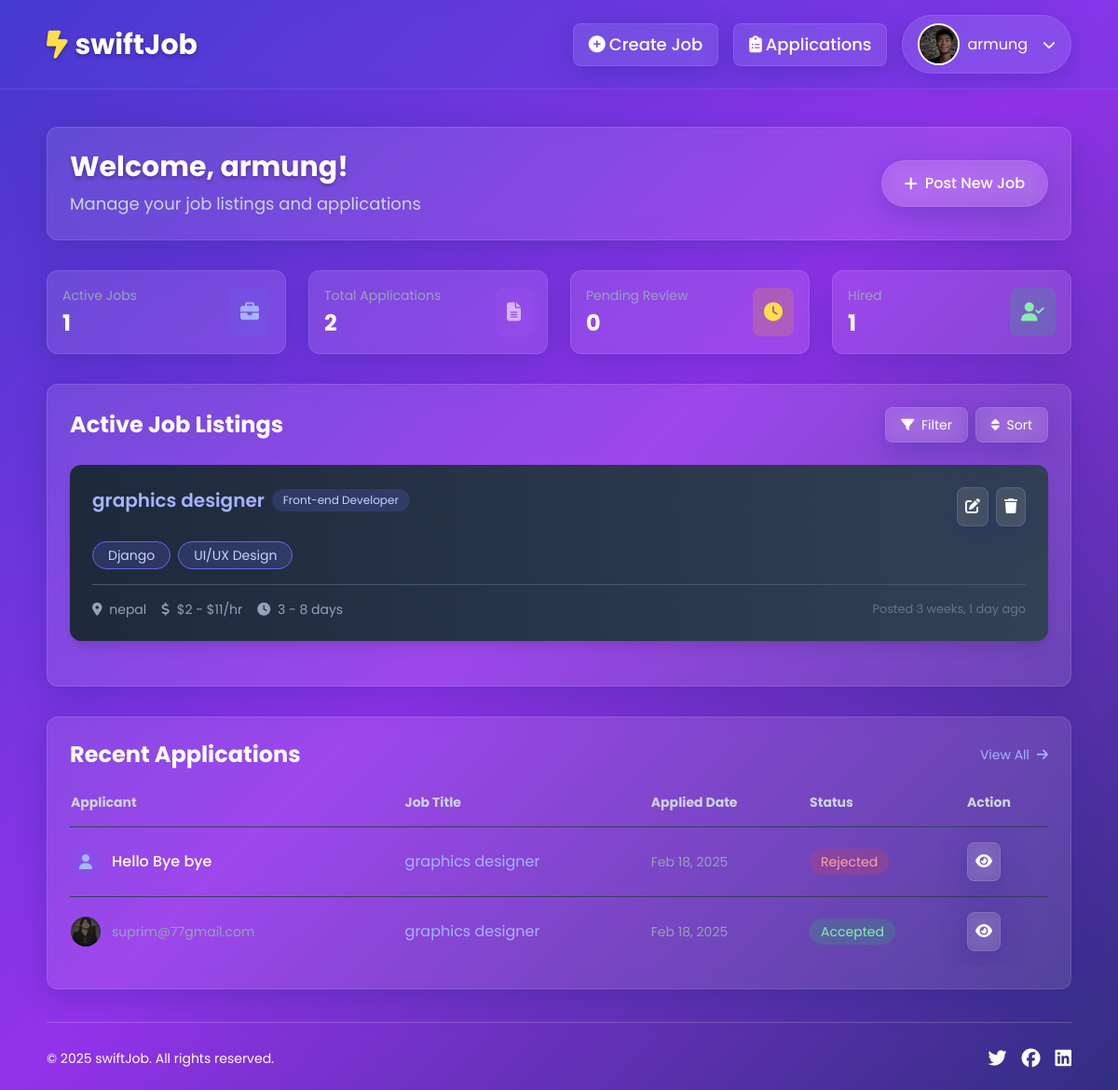
The page /job/creator-dashboard/ (signed in) on the database as committed earlier.
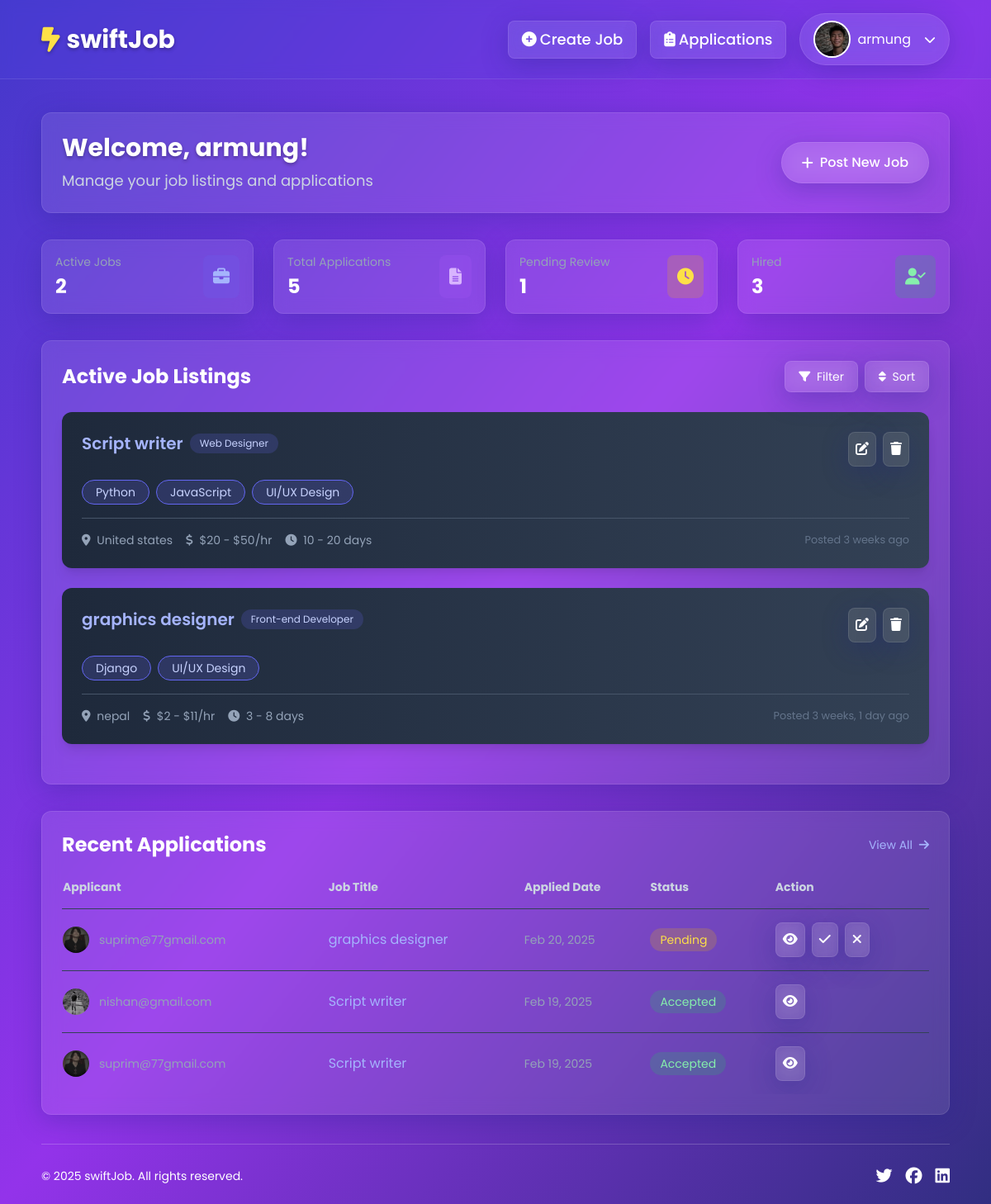
The same page on the database as committed later.
### job/models.py (models this page shows, shortened)
class JobCreation(models.Model):
    job_creator = models.ForeignKey(User, on_delete=models.CASCADE)
    job_title = models.CharField(max_length=200)
    category = models.ForeignKey(Category, on_delete=models.CASCADE)
    job_description = models.TextField()
    min_price = models.IntegerField(validators=[MinValueValidator(0)],default=0)
    max_price = models.IntegerField(validators=[MinValueValidator(0)])
    min_time = models.IntegerField(validators=[MinValueValidator(0)])
    max_time = models.IntegerField(validators=[MinValueValidator(0)])
    location = models.CharField(max_length=50,null=True,blank=True)
    required_skills = models.ManyToManyField(Skill)
    experience = models.ForeignKey(Experience, on_delete=models.SET_NULL,null=True,blank=True)
    created_at = models.DateTimeField(auto_now_add=True)
    slug = models.SlugField(unique=True,null=True,blank=True)
    def __str__(self):
        return f'{self.job_creator.username} - {self.job_title}'

class Category(models.Model):
    name = models.CharField(max_length=50)
    slug = models.SlugField(unique=True, max_length=200, null=True, blank=True)
    def __str__(self):
        return self.name

class Skill(models.Model):
    name = models.CharField(max_length=200)
    slug = models.SlugField(unique=True,null=True,blank=True)
    def __str__(self):
        return self.name

### application/models.py (models this page shows, shortened)
class Apply(models.Model):
    STATUS_CHOICES = [
        ('in_progress', 'In Progress'),
        ('accepted', 'Accepted'),
        ('rejected', 'Rejected')
    ]
    job = models.ForeignKey(JobCreation, on_delete=models.CASCADE)
    applicant = models.ForeignKey(User,on_delete=models.CASCADE)
    cover_letter = models.TextField()
    resume = models.FileField(upload_to='resume/',null=True,blank=True)
    date_applied = models.DateTimeField(auto_now_add=True)
    status = models.CharField(max_length=20, choices=STATUS_CHOICES, default='in_progress')

### accounts/models.py (models this page shows, shortened)
class Profile(models.Model):
    JOB_SEEKER = 'job_seeker'
    JOB_CREATOR = 'job_creator'
    ROLE_CHOICES = [
        (JOB_SEEKER, 'Job Seeker'),
        (JOB_CREATOR, 'Job Creator'),
    ]
    user = models.OneToOneField(User, on_delete=models.CASCADE)
    profile_picture = models.ImageField(upload_to='profile_pics/', null=True, blank=True, default='images/default.webp')
    role = models.CharField(max_length=20, choices=ROLE_CHOICES, default=JOB_SEEKER)

### job/views.py (the view)
# urls.py: path('creator-dashboard/',views.job_creator_view,name='job-creator'),
def job_creator_view(request):
    jobs = JobCreation.objects.filter(job_creator=request.user).order_by('-created_at')
    recent_applications = Apply.objects.filter(job__in=jobs).order_by('-date_applied')[:3]
    acitve_jobs_count = JobCreation.objects.filter(job_creator=request.user).count()
    total_applications = Apply.objects.filter(job__in=jobs).count()
    pending_count = Apply.objects.filter(job__in=jobs, status='in_progress').count()
    hired_count = Apply.objects.filter(job__in=jobs, status='accepted').count()
    shortlisted_count = Apply.objects.filter(job__in=jobs, status="accepted").count()
    print(jobs)
    context = {
        'jobs':jobs,
        'recent_applications':recent_applications,
        'active_jobs_count':acitve_jobs_count,
        'total_applications':total_applications,
        'pending_count':pending_count,
        'hired_count':hired_count,
    }
    return render(request,'job/job_creator.html',context)

### job/templates/job/job_creator.html (shortened to what the changed rows need)
{% extends 'base.html' %}
{% load static %}
{% block content %}
<div class="text-white">
    <div class="glass-effect p-6 xs-p-4 rounded-xl mb-8">
        <div class="flex flex-col md:flex-row justify-between items-center gap-4">
            <div>
                <h1 class="text-3xl xs-text-2xl font-bold mb-2 text-shadow">Welcome, {{ user.first_name|default:user.username }}!</h1>
            </div>
        </div>
    </div>
    <div class="grid grid-cols-1 md:grid-cols-4 gap-6 xs-gap-4 mb-8">
        <div class="glass-effect p-4 rounded-xl">
            <div class="flex items-center justify-between">
                <div>
                    <p class="text-slate-400 text-sm">Active Jobs</p>
                    <p class="text-2xl font-bold mt-1">{{ active_jobs_count|default:"0" }}</p>
                </div>
            </div>
        </div>
        <div class="glass-effect p-4 rounded-xl">
            <div class="flex items-center justify-between">
                <div>
                    <p class="text-slate-400 text-sm">Total Applications</p>
                    <p class="text-2xl font-bold mt-1">{{ total_applications|default:"0" }}</p>
                </div>
            </div>
        </div>
        <div class="glass-effect p-4 rounded-xl">
            <div class="flex items-center justify-between">
                <div>
                    <p class="text-slate-400 text-sm">Pending Review</p>
                    <p class="text-2xl font-bold mt-1">{{ pending_count|default:"0" }}</p>
                </div>
            </div>
        </div>
        <div class="glass-effect p-4 rounded-xl">
            <div class="flex items-center justify-between">
                <div>
                    <p class="text-slate-400 text-sm">Hired</p>
                    <p class="text-2xl font-bold mt-1">{{ hired_count|default:"0" }}</p>
                </div>
            </div>
        </div>
    </div>
    <div class="glass-effect p-6 xs-p-4 rounded-xl mb-8">
        <div class="flex justify-between items-center mb-6">
            <h2 class="text-2xl xs-text-xl font-bold">Active Job Listings</h2>
        </div>
        {% if jobs %}
            {% for job in jobs %}
            <div class="job-container mb-6 rounded-xl bg-gradient-to-r from-slate-800 to-slate-700 shadow-lg hover:shadow-xl transition-all duration-300">
                <div class="p-6">
                    <div class="flex justify-between items-start mb-4">
                        <div class="flex gap-2 items-center">
                            <p id="job-title" class="text-xl text-indigo-300 font-semibold transition-all duration-300">{{job.job_title}}</p>
                            <span class="bg-indigo-500 bg-opacity-20 text-indigo-200 text-xs px-3 py-1 rounded-full">
                                {{ job.category }}
                            </span>
                        </div>
                        <div class="flex gap-2">
                            <a href="{% url "job:edit-job-form" job.id %}" class="glass-effect p-2 rounded-lg hover:bg-white hover:text-indigo-700 transition-all duration-300">
                                <i class="fa-solid fa-edit"></i>
                            </a>
                            <a href="{% url "job:delete-job-form" job.id %}" class="glass-effect p-2 rounded-lg hover:bg-red-500 transition-all duration-300">
                                <i class="fa-solid fa-trash"></i>
                            </a>
                        </div>
                    </div>
                    <div class="mb-4">
                        <div class="flex flex-wrap gap-2">
                            {% for skill in job.required_skills.all %}
                            <div class="bg-indigo-500 bg-opacity-20 text-indigo-200 text-sm px-4 py-1 rounded-full border border-indigo-500">
                                {{skill}}
                            </div>
                            {% endfor %}
                        </div>
                    </div>
                    <div class="flex flex-wrap justify-between items-center mt-4 pt-4 border-t border-slate-600">
                        <div class="flex gap-4 text-sm text-slate-400">
                            <span><i class="fa-solid fa-map-marker-alt mr-1"></i> {{job.location|default:"Remote"}}</span>
                            <span><i class="fa-solid fa-dollar-sign mr-1"></i> ${{job.min_price}} - ${{job.max_price}}/hr</span>
                            <span><i class="fa-solid fa-clock mr-1"></i> {{job.min_time}} - {{job.max_time}} days</span>
                        </div>
                        <small class="text-slate-500">Posted {{job.created_at|timesince}} ago</small>
                    </div>
                </div>
            </div>
            {% endfor %}
        {% endif %}
    </div>
    <div class="glass-effect p-6 xs-p-4 rounded-xl">
        <div class="flex justify-between items-center mb-6">
            <h2 class="text-2xl xs-text-xl font-bold">Recent Applications</h2>
        </div>
        {% if recent_applications %}
        <div class="overflow-x-auto">
            <table class="w-full text-left">
                <thead class="text-slate-300 text-sm">
                    <tr>
                        <th class="pb-4">Applicant</th>
                        <th class="pb-4">Job Title</th>
                        <th class="pb-4">Applied Date</th>
                        <th class="pb-4">Status</th>
                        <th class="pb-4">Action</th>
                    </tr>
                </thead>
                <tbody>
                    {% for application in recent_applications %}
                    <tr class="border-t border-slate-700">
                        <td class="py-4">
                            <div class="flex items-center gap-3">
                                {% if application.applicant.profile.profile_picture %}
                                <img src="{{ application.applicant.profile.profile_picture.url }}" alt="" class="w-8 h-8 rounded-full">
                                {% else %}
                                <div class="w-8 h-8 rounded-full bg-indigo-500 bg-opacity-20 flex items-center justify-center">
                                    <i class="fa-solid fa-user text-indigo-300"></i>
                                </div>
                                {% endif %}
                                <div>
                                    <p class="font-medium">{{ application.applicant.get_full_name }}</p>
                                    <p class="text-sm text-slate-400">{{ application.applicant.email }}</p>
                                </div>
                            </div>
                        </td>
                        <td class="py-4 text-indigo-300">{{ application.job.job_title }}</td>
                        <td class="py-4 text-sm text-slate-400">{{ application.date_applied|date:"M d, Y" }}</td>
                        <td class="py-4">
                            {% if application.status == 'in_progress' %}
                                <span class="bg-yellow-500 bg-opacity-20 text-yellow-300 text-sm px-3 py-1 rounded-full">Pending</span>
                            {% elif application.status == 'accepted' %}
                                <span class="bg-green-500 bg-opacity-20 text-green-300 text-sm px-3 py-1 rounded-full">Accepted</span>
                            {% elif application.status == 'rejected' %}
                                <span class="bg-red-500 bg-opacity-20 text-red-300 text-sm px-3 py-1 rounded-full">Rejected</span>
                            {% endif %}
                        </td>
                        <td class="py-4">
                            <div class="flex gap-2">
                                <a href="{% url "application:application-detail" application.id %}" class="glass-effect p-2 rounded-lg hover:bg-white hover:text-indigo-700 transition-all duration-300">
                                    <i class="fa-solid fa-eye"></i>
                                </a>
                                {% if application.status == 'accepted' or  application.status == 'rejected' %}
                                {% else %}
                                <button class="glass-effect p-2 rounded-lg hover:bg-green-500 transition-all duration-300">
                                    <i class="fa-solid fa-check"></i>
                                </button>
                                <button class="glass-effect p-2 rounded-lg hover:bg-red-500 transition-all duration-300">
                                    <i class="fa-solid fa-times"></i>
                                </button>
                                {% endif %}
                            </div>
                        </td>
                    </tr>
                    {% endfor %}
                </tbody>
            </table>
        </div>
        {% else %}
        <div class="text-center py-8">
            <i class="fa-solid fa-inbox text-4xl text-indigo-300 mb-3"></i>
            <p class="text-slate-300">No applications received yet</p>
        </div>
        {% endif %}
    </div>
</div>
{% endblock content %}

Rows that differ between the two databases and show on the page:
no longer on this page (row unchanged): Apply: applicant.get_full_name "Hello Bye bye", job.job_title "graphics designer", date_applied "Feb 18, 2025", status "Rejected"
no longer on this page (row unchanged): Apply: applicant.profile.profile_picture (picture), applicant.email "suprim@77gmail.com", job.job_title "graphics designer", date_applied "Feb 18, 2025", status "Accepted"
added JobCreation: job_title "Script writer", category "Web Designer", location "United states", min_price "20", max_price "50", min_time "10", max_time "20", created_at "3 weeks", Skill (name "UI/UX Design")
now on this page (row unchanged): Skill: name "Python", shown under "Script writer"
now on this page (row unchanged): Skill: name "JavaScript", shown under "Script writer"
added Apply: applicant.profile.profile_picture (picture), applicant.email "suprim@77gmail.com", job.job_title "graphics designer", date_applied "Feb 20, 2025", status "Pending"
added Apply: applicant.profile.profile_picture (picture), applicant.email "nishan@gmail.com", job.job_title "Script writer", date_applied "Feb 19, 2025", status "Accepted"
added Apply: applicant.profile.profile_picture (picture), applicant.email "suprim@77gmail.com", job.job_title "Script writer", date_applied "Feb 19, 2025", status "Accepted"
Other text that changed with them:
{{ active_jobs_count|default:"0" }}: "1" → "2"
{{ total_applications|default:"0" }}: "2" → "5"
{{ pending_count|default:"0" }}: "0" → "1"
{{ hired_count|default:"0" }}: "1" → "3"
